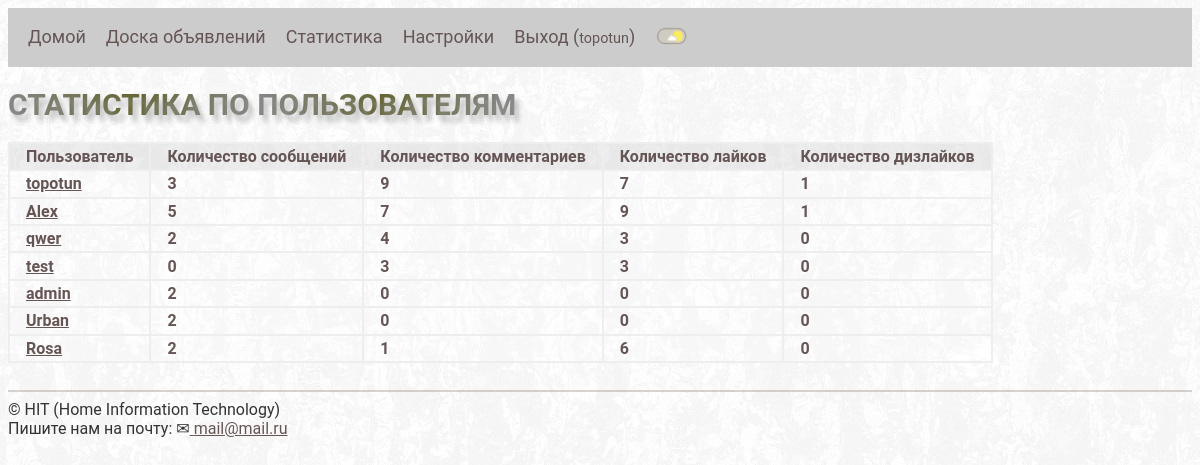
Page /board/stat/ (signed in) on the committed database.
### board/models.py (models this page shows, shortened)
class UserStat(models.Model):
    user = models.OneToOneField(settings.AUTH_USER_MODEL, on_delete=models.CASCADE)
    advertisement_count = models.IntegerField(default=0)
    like_count = models.IntegerField(default=0)
    dislike_count = models.IntegerField(default=0)
    comment_count = models.IntegerField(default=0)
    class Meta:
        verbose_name = 'Статистика'
        verbose_name_plural = 'Статистика'

### board/views.py (the view)
# urls.py: path('stat/', views.user_stat_list, name='user_stat_list'),
def user_stat_list(request: HttpRequest) -> HttpResponseRedirect:
    user_stat = UserStat.objects.all()
    return render(request, 'board/user_statistic_list.html', {'user_stat': user_stat})

### board/user_preferences.py (called while the page is built, shortened)
def pref(request: HttpRequest):
    if request.user.is_authenticated:
        _preferences = Preferences.objects.filter(user=request.user).last()
    else:
        _preferences = None
    return {
        'user_pref': _preferences,
    }

### board/templates/board/user_statistic_list.html
{% extends 'base.html' %}
{% block content %}
<h1>Статистика по пользователям</h1>
<table>
  <thead>
    <tr>
      <th>Пользователь</th>
      <th>Количество сообщений</th>
      <th>Количество комментариев</th>
      <th>Количество лайков</th>
      <th>Количество дизлайков</th>
    </tr>
  </thead>
  {% for user in user_stat %}
    <tr class="align_left">
      <th>
        <a href="{% url 'board:advertisement_list' pk=user.user.id %}">
          {{ user.user.username }}
        </a>
      </th>
      <th>
        {{ user.advertisement_count }}
      </th>
      <th>
        {{ user.comment_count }}
      </th>
      <th>
        {{ user.like_count }}
      </th>
      <th>
        {{ user.dislike_count }}
      </th>
    </tr>
  {% endfor %}
</table>
{% endblock %}

### templates/base.html (shortened to what this page needs)
{% load static %}
<!DOCTYPE html>
<html lang="en">
<head>
    {% if user_pref.theme != 'dark' %}
      <link rel="stylesheet" type="text/css" href='{% static "board_project/style-day.css" %}'>
    {% else %}
      <link rel="stylesheet" type="text/css" href='{% static "board_project/style-night.css" %}'>
    {% endif %}
</head>
<body>
    <div class="navbar">
        <a href="{% url 'home' %}">Домой</a>
        <a href="{% url 'board:advertisement_list' %}">Доска объявлений</a>
        {% if user.is_authenticated %}
            {% if user.is_superuser %}
              <a href="{% url 'board:user_stat_list' %}">Статистика</a>
            {% endif %}
            <a href="{% url 'board:user_settings' %}">Настройки</a>
            <a href="{% url 'logout' %}">Выход (<span class="small_font">{{user}}</span>)</a>
            <a href="?day=theme" title="Светлая/темная тема">
                {% if user_pref.theme != 'dark' %}
                  <img src="{% static 'board_project/day.png' %}" width="34">
                {% else %}
                  <img src="{% static 'board_project/night.png' %}" width="34">
                {% endif %}
            </a>
        {% else %}
            <a href="{% url 'login' %}">Вход</a>
            <a href="{% url 'signup' %}">Регистрация</a>
        {% endif %}
    </div>
    {% block content %}
    {% endblock %}
<br>  <hr>
    © HIT (Home Information Technology)
    <br> Пишите нам на почту: ✉<a href="mailto:mail@mail.ru"> mail@mail.ru </a>
    <br>  <br>
</body>
</html>

### static/board_project/style-day.css (style rules this page uses)
.navbar { overflow: hidden; background-color: #ccc; padding: 8px 10px; }
.navbar a { float: left; color: #f2f2f2; text-align: center; padding: 10px; text-decoration: none; font-size: 18px; }
body { background-color: #ffffff; font-family: 'Roboto', sans-serif; color: #333; background: url("day_fon.jpg"); background-attachment: fixed; }
a:link { color: #655; }
hr { height: 2px; background-color: RGB(128, 112, 96, 0.3); border: none; }
.align_left { text-align: left; }
.small_font { font-size: 0.8em; font-family: 'Roboto', sans-serif; }
thead, tfoot { background-color: rgb(200, 200, 200, 0.3); }
table { border: 1px solid #eee; border-collapse: separate; border-spacing: 0px; color: #655; }
tr, th, td { border: 1px solid #eee; padding: 0.2em 1em; }
h1 { text-align: left; font-family: 'Roboto', sans-serif; text-transform: uppercase; text-shadow: 2px 2px 4px rgba(150, 150, 150, 0.1), 3px 4px 4px rgba(150, 150, 150, 0.15), 4px 6px 4px rgba(150, 150, 150, 0.2), 5px 8px 4px rgba(150, 150, 150, 0.25); background-image: linear-gradient(to right ,#888, #663, #888); font-size: 30px; background-size: 250px; background-repeat: repeat; color: transparent; -webkit-background-clip: text; background-clip: text; }

### rows in the picture
UserStat: user.username "topotun", advertisement_count "3", comment_count "9", like_count "7", dislike_count "1"
UserStat: user.username "Alex", advertisement_count "5", comment_count "7", like_count "9", dislike_count "1"
UserStat: user.username "qwer", advertisement_count "2", comment_count "4", like_count "3", dislike_count "0"
UserStat: user.username "test", advertisement_count "0", comment_count "3", like_count "3", dislike_count "0"
UserStat: user.username "admin", advertisement_count "2", comment_count "0", like_count "0", dislike_count "0"
UserStat: user.username "Urban", advertisement_count "2", comment_count "0", like_count "0", dislike_count "0"
UserStat: user.username "Rosa", advertisement_count "2", comment_count "1", like_count "6", dislike_count "0"

### other values in the picture
{{ user }} "topotun"
